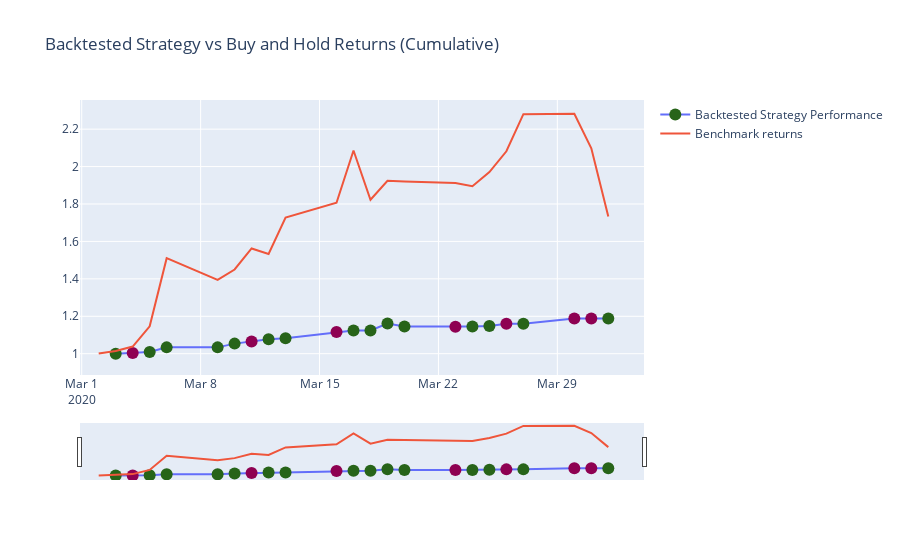
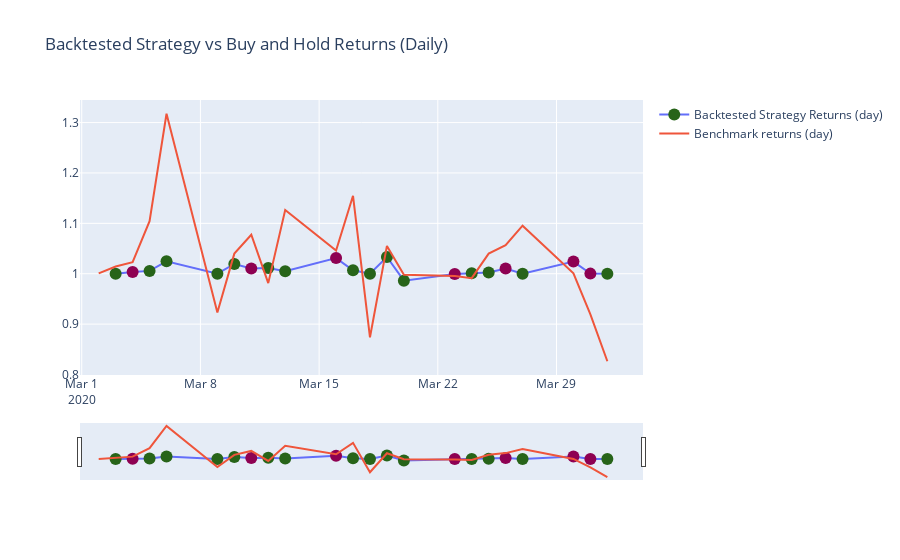
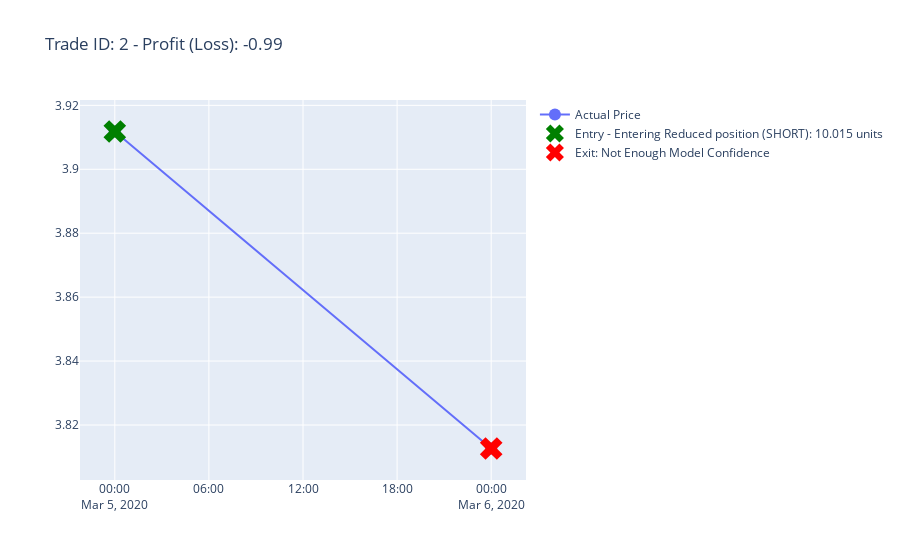

The notebook cell these images were saved under, in order:
### Markdown cell above
# After finding the model + confidence that leads to the best backtest result 

We run the backtest again for the specific model for a futher deeper dive.


We can then visualise any trade given a valid trade ID in the tradeBook


You can set the following parameters:
+ **starting_cap** - Initial Capital
+ **longLimit** - limit on Longs as a proportion of strategy capital (between 0 or 1) 
+ **shortLimit** - limit on Shorts as a proportion of strategy capital (between 0 or 1) 
+ **longLimit** - limit on Longs as a proportion of strategy capital (between 0 or 1)
+ **confidence** - how sure you want to be of a forecast (between 0 or 1) or -1 for no sizing
+ **reinvest** - reinvest capital
+ **swap** - is it a swap
+ **write** - whether you want to output a record of trades
+ **path** - where you want to write your files to

### Code cell
backtestResults,tradeBook = backtest(models, data_tree, data, 
                           transaction_costs=0, starting_cap = 10000,
                           modelToUse='ensemble', param=param, swap=swap,
                            confidence=0.25, longLimit=1, shortLimit=-1,reinvest=False, 
                           write=False, path = "")

fig, fig2, summary = diagnoseBackTest(backtestResults, 
                                    tradeBook, 
                                    data['date_test'],
                                     swap=swap,starting_cap=10000,verbose=True)
fig.show()
fig2.show()
tradeBook2 = isSwap2(tradeBook,swap)
tradeBook

tradeBook
fig = tradeBookPlotter(2, tradeBook, data_tree)
fig.show()

### Figure 1 — Plotly figure (JSON) as saved in the notebook; plotly's stock layout.template omitted (floating-point values rounded to 4 significant figures)
{"data": [{"marker": {"color": [1, -1, 1, 1, 1, 1, -1, 1, 1, -1, 1, 1, 1, 1, -1, 1, 1, -1, 1, -1, -1, 1, 1, -1], "size": 12}, "mode": "markers+lines", "name": "Backtested Strategy Performance", "type": "scatter", "x": ["2020-03-03T00:00:00", "2020-03-04T00:00:00", "2020-03-05T00:00:00", "2020-03-06T00:00:00", "2020-03-09T00:00:00", "2020-03-10T00:00:00", "2020-03-11T00:00:00", "2020-03-12T00:00:00", "2020-03-13T00:00:00", "2020-03-16T00:00:00", "2020-03-17T00:00:00", "2020-03-18T00:00:00", "2020-03-19T00:00:00", "2020-03-20T00:00:00", "2020-03-23T00:00:00", "2020-03-24T00:00:00", "2020-03-25T00:00:00", "2020-03-26T00:00:00", "2020-03-27T00:00:00", "2020-03-30T00:00:00", "2020-03-31T00:00:00", "2020-04-01T00:00:00"], "y": [0.9998, 1.003, 1.009, 1.034, 1.034, 1.054, 1.065, 1.077, 1.082, 1.116, 1.124, 1.124, 1.161, 1.145, 1.145, 1.146, 1.148, 1.16, 1.16, 1.188, 1.189, 1.189]}, {"name": "Benchmark returns", "type": "scatter", "x": ["2020-03-02T00:00:00", "2020-03-03T00:00:00", "2020-03-04T00:00:00", "2020-03-05T00:00:00", "2020-03-06T00:00:00", "2020-03-09T00:00:00", "2020-03-10T00:00:00", "2020-03-11T00:00:00", "2020-03-12T00:00:00", "2020-03-13T00:00:00", "2020-03-16T00:00:00", "2020-03-17T00:00:00", "2020-03-18T00:00:00", "2020-03-19T00:00:00", "2020-03-20T00:00:00", "2020-03-23T00:00:00", "2020-03-24T00:00:00", "2020-03-25T00:00:00", "2020-03-26T00:00:00", "2020-03-27T00:00:00", "2020-03-30T00:00:00", "2020-03-31T00:00:00", "2020-04-01T00:00:00"], "y": [1.001, 1.015, 1.038, 1.146, 1.51, 1.394, 1.45, 1.562, 1.533, 1.727, 1.806, 2.086, 1.823, 1.924, 1.92, 1.912, 1.895, 1.97, 2.082, 2.28, 2.282, 2.098, 1.733]}], "layout": {"title": {"text": "Backtested Strategy vs Buy and Hold Returns (Cumulative)"}, "xaxis": {"rangeslider": {"visible": true}}}}

### Figure 2 — Plotly figure (JSON) as saved in the notebook; plotly's stock layout.template omitted (floating-point values rounded to 4 significant figures)
{"data": [{"marker": {"color": [1, -1, 1, 1, 1, 1, -1, 1, 1, -1, 1, 1, 1, 1, -1, 1, 1, -1, 1, -1, -1, 1, 1, -1], "size": 12}, "mode": "markers+lines", "name": "Backtested Strategy Returns (day)", "type": "scatter", "x": ["2020-03-03T00:00:00", "2020-03-04T00:00:00", "2020-03-05T00:00:00", "2020-03-06T00:00:00", "2020-03-09T00:00:00", "2020-03-10T00:00:00", "2020-03-11T00:00:00", "2020-03-12T00:00:00", "2020-03-13T00:00:00", "2020-03-16T00:00:00", "2020-03-17T00:00:00", "2020-03-18T00:00:00", "2020-03-19T00:00:00", "2020-03-20T00:00:00", "2020-03-23T00:00:00", "2020-03-24T00:00:00", "2020-03-25T00:00:00", "2020-03-26T00:00:00", "2020-03-27T00:00:00", "2020-03-30T00:00:00", "2020-03-31T00:00:00", "2020-04-01T00:00:00"], "y": [0.9998, 1.004, 1.006, 1.025, 1, 1.019, 1.01, 1.012, 1.005, 1.031, 1.007, 1, 1.033, 0.9862, 0.9995, 1.001, 1.002, 1.01, 1, 1.024, 1.0, 1]}, {"name": "Benchmark returns (day)", "type": "scatter", "x": ["2020-03-02T00:00:00", "2020-03-03T00:00:00", "2020-03-04T00:00:00", "2020-03-05T00:00:00", "2020-03-06T00:00:00", "2020-03-09T00:00:00", "2020-03-10T00:00:00", "2020-03-11T00:00:00", "2020-03-12T00:00:00", "2020-03-13T00:00:00", "2020-03-16T00:00:00", "2020-03-17T00:00:00", "2020-03-18T00:00:00", "2020-03-19T00:00:00", "2020-03-20T00:00:00", "2020-03-23T00:00:00", "2020-03-24T00:00:00", "2020-03-25T00:00:00", "2020-03-26T00:00:00", "2020-03-27T00:00:00", "2020-03-30T00:00:00", "2020-03-31T00:00:00", "2020-04-01T00:00:00"], "y": [1.001, 1.014, 1.023, 1.104, 1.318, 0.9232, 1.04, 1.077, 0.9814, 1.126, 1.046, 1.155, 0.8739, 1.055, 0.9982, 0.9956, 0.9912, 1.04, 1.057, 1.095, 1.001, 0.9192, 0.8263, 0.8777]}], "layout": {"title": {"text": "Backtested Strategy vs Buy and Hold Returns (Daily)"}, "xaxis": {"rangeslider": {"visible": true}}}}

### Figure 3 — Plotly figure (JSON) as saved in the notebook; plotly's stock layout.template omitted (floating-point values rounded to 4 significant figures)
{"data": [{"marker": {"size": 12}, "mode": "markers+lines", "name": "Actual Price", "type": "scatter", "x": ["2020-03-05T00:00:00", "2020-03-06T00:00:00"], "y": [3.912, 3.813]}, {"marker": {"color": "green", "size": 20, "symbol": "x"}, "mode": "markers", "name": "Entry - Entering Reduced position (SHORT): 10.015 units", "type": "scatter", "x": ["2020-03-05T00:00:00"], "y": [3.912]}, {"marker": {"color": "red", "size": 20, "symbol": "x"}, "mode": "markers", "name": "Exit: Not Enough Model Confidence", "type": "scatter", "x": ["2020-03-06T00:00:00"], "y": [3.813]}], "layout": {"title": {"text": "Trade ID: 2 - Profit (Loss): -0.99"}}}
